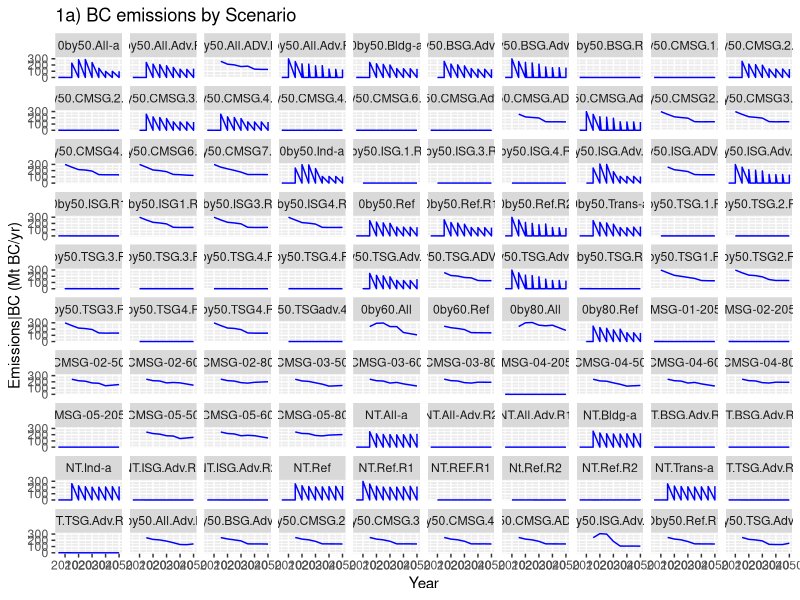
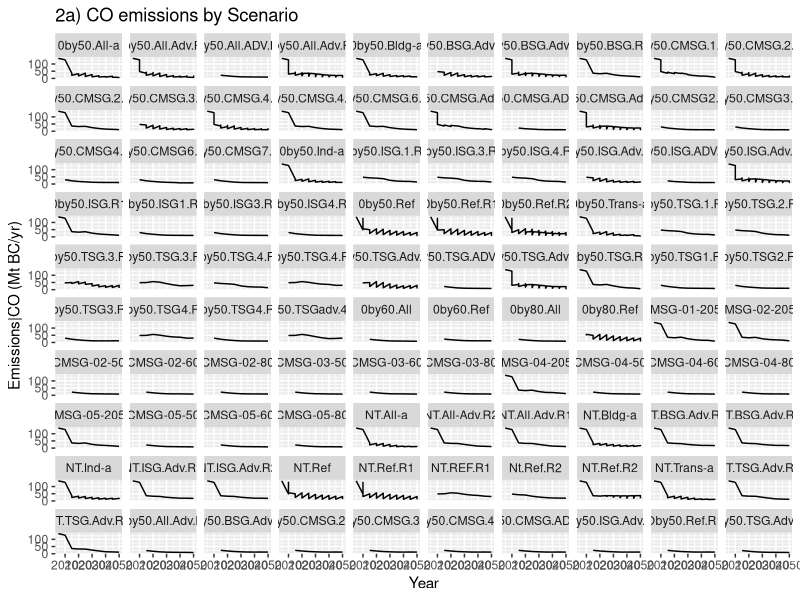
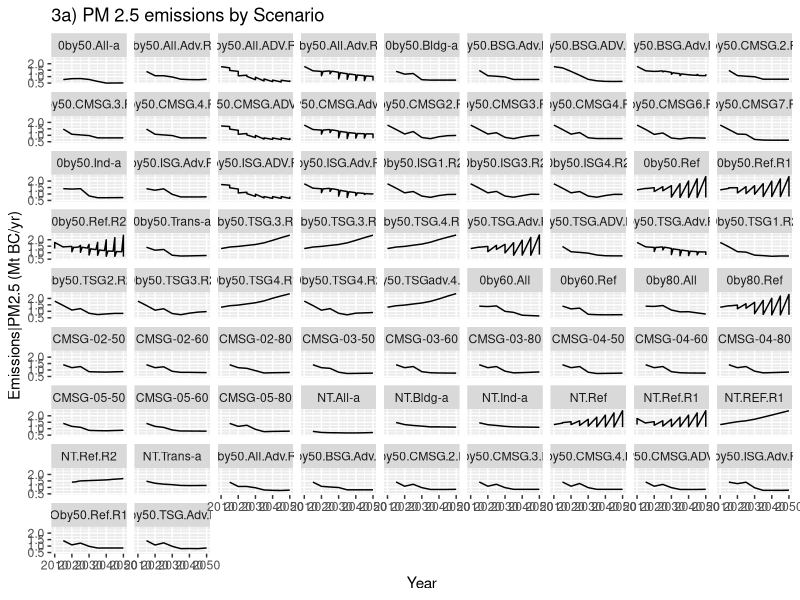
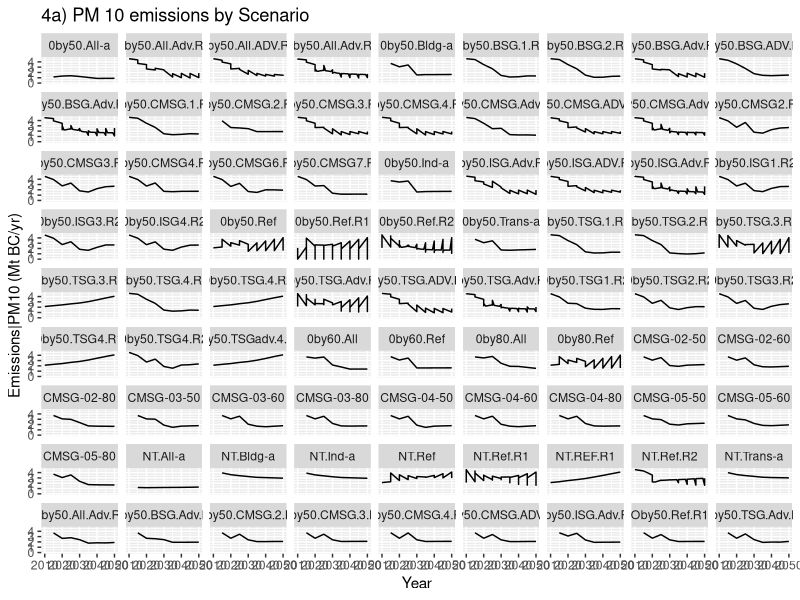
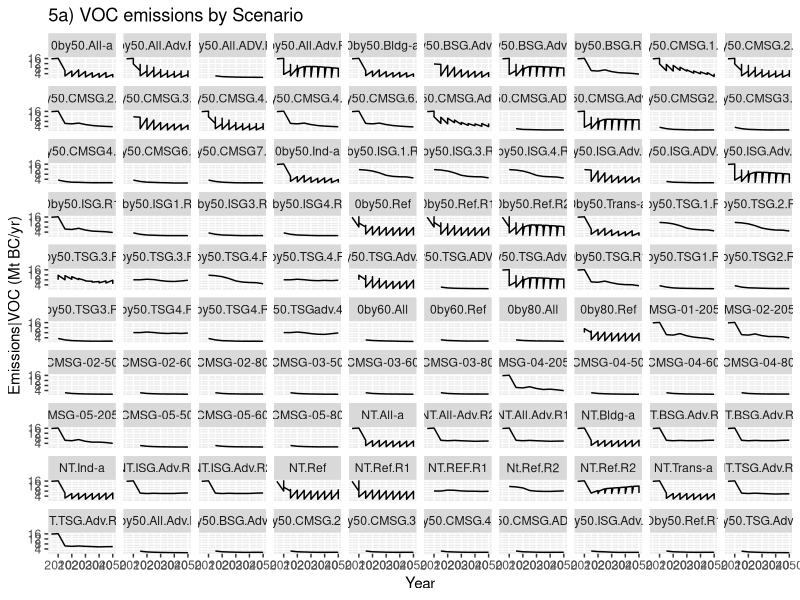
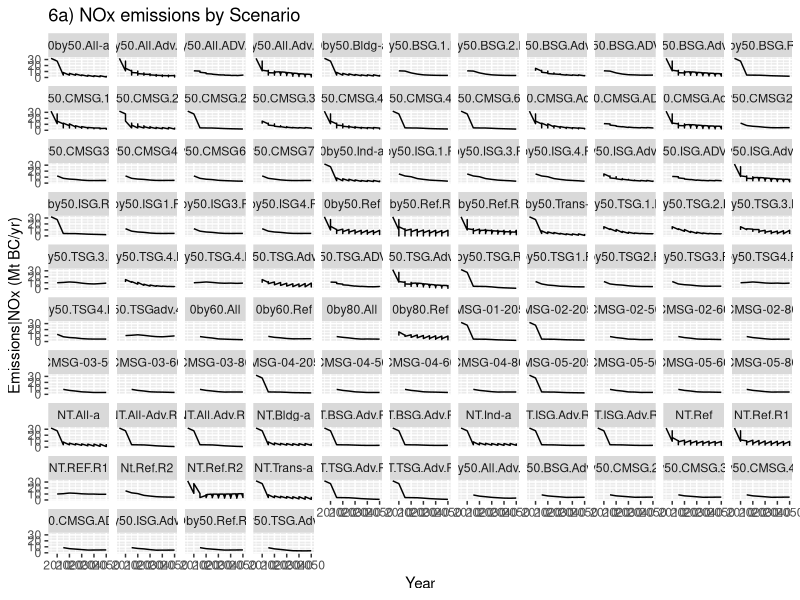
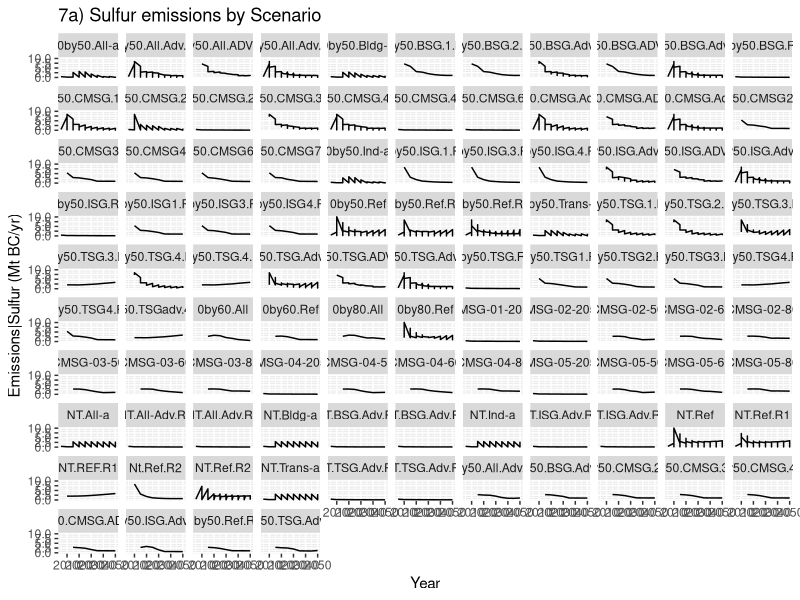

These charts were generated, in order, by the following R code:
## ---- chunk 1
library (tidyverse)
## ---- chunk 2
r2_data <- read_csv ("usacanmex_1.csv")

## ---- chunk 3
data_vars <- r2_data %>%  
  group_by (variable) %>% 
  summarize (total = sum (value))
## ---- chunk 4
r2_filt <-r2_data %>% 
  filter (region == "United States",
          variable == "Emissions|BC" | 
            variable == "Emissions|CO" |
            variable == "Emissions|NOx" |
            variable == "Emissions|PM10" | 
            variable == "Emissions|PM2.5" | 
            variable == "Emissions|Sulfur" |
            variable == "Emissions|VOC") %>% 
  filter (year <= 2050)
## ---- chunk 5

scen_BC <- r2_filt %>% 
  select (-model, -region) %>% 
  filter (variable == "Emissions|BC") 

ggplot (data = scen_BC, mapping = aes (x = year, y = value))+
  geom_line(color = "blue")+
  facet_wrap (~scenario)+
  labs (title = "1a) BC emissions by Scenario",
        x = "Year",
        y = "Emissions|BC (Mt BC/yr)")

## ---- chunk 6

scen_CO <- r2_filt %>% 
  select (-model, -region) %>% 
  filter (variable == "Emissions|CO") 

ggplot (data = scen_CO, mapping = aes (x = year, y = value))+
  geom_line()+
  facet_wrap (~scenario)+
  labs (title = "2a) CO emissions by Scenario",
        x = "Year",
        y = "Emissions|CO (Mt BC/yr)")
## ---- chunk 7
scen_pm25 <- r2_filt %>% 
  select (-model, -region) %>% 
  filter (variable == "Emissions|PM2.5") 

ggplot (data = scen_pm25, mapping = aes (x = year, y = value))+
  geom_line()+
  facet_wrap (~scenario)+
  labs (title = "3a) PM 2.5 emissions by Scenario",
        x = "Year",
        y = "Emissions|PM2.5 (Mt BC/yr)")
## ---- chunk 8
scen_pm10 <- r2_filt %>% 
  select (-model, -region) %>% 
  filter (variable == "Emissions|PM10") 

ggplot (data = scen_pm10, mapping = aes (x = year, y = value))+
  geom_line()+
  facet_wrap (~scenario)+
  labs (title = "4a) PM 10 emissions by Scenario",
        x = "Year",
        y = "Emissions|PM10 (Mt BC/yr)")
## ---- chunk 9
scen_voc <- r2_filt %>% 
  select (-model, -region) %>% 
  filter (variable == "Emissions|VOC") 

ggplot (data = scen_voc, mapping = aes (x = year, y = value))+
  geom_line()+
  facet_wrap (~scenario)+
  labs (title = "5a) VOC emissions by Scenario",
        x = "Year",
        y = "Emissions|VOC (Mt BC/yr)")
## ---- chunk 10
scen_nox <- r2_filt %>% 
  select (-model, -region) %>% 
  filter (variable == "Emissions|NOx")

ggplot (data = scen_nox, mapping = aes (x = year, y = value))+
  geom_line()+
  facet_wrap (~scenario)+
  labs (title = "6a) NOx emissions by Scenario",
        x = "Year",
        y = "Emissions|NOx (Mt BC/yr)")
## ---- chunk 11
scen_sulfur <- r2_filt %>% 
  select (-model, -region) %>% 
  filter (variable == "Emissions|Sulfur")

ggplot (data = scen_sulfur, mapping = aes (x = year, y = value))+
  geom_line()+
  facet_wrap (~scenario)+
  labs (title = "7a) Sulfur emissions by Scenario",
        x = "Year",
        y = "Emissions|Sulfur (Mt BC/yr)")
